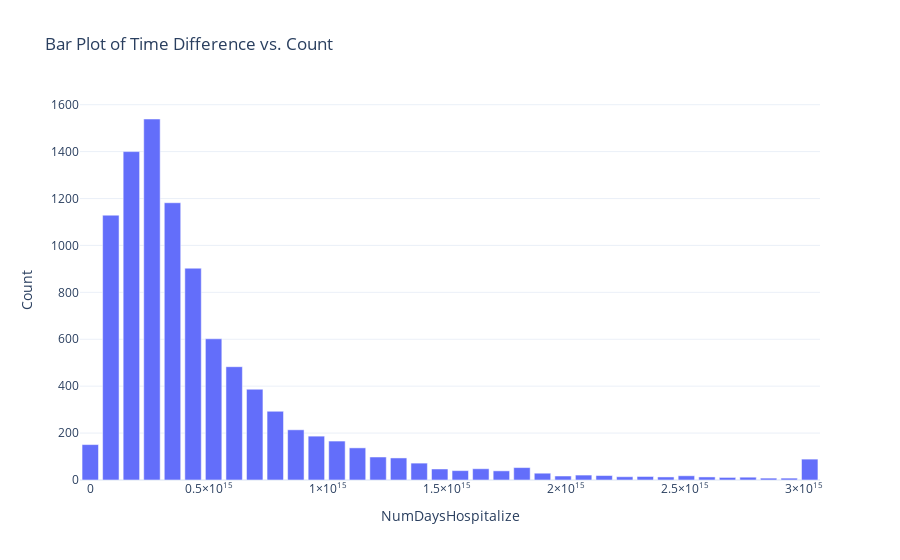

Notebook cell for this chart:
### Code cell
import plotly.express as px

fig = px.bar(
    hospitalize,
    x="NumDaysHospitalize",
    y="count",
    labels={"time_diff_days": "Time Difference (Days)", "count": "Count"},
    title="Bar Plot of Time Difference vs. Count",
    template="plotly_white"
)
# fig = px.bar(hospitalize,x='NumDaysHospitalize',y='count', title='Bar Plot')
fig.show()

### Figure 1 — Plotly figure (JSON) as saved in the notebook; plotly's stock layout.template omitted (floating-point values rounded to 4 significant figures)
{"data": [{"alignmentgroup": "True", "hovertemplate": "NumDaysHospitalize=%{x}<br>Count=%{y}<extra></extra>", "legendgroup": "", "marker": {"color": "#636efa", "pattern": {"shape": ""}}, "name": "", "offsetgroup": "", "orientation": "v", "showlegend": false, "textposition": "auto", "type": "bar", "x": [0, 86400000000000, 172800000000000, 259200000000000, 345600000000000, 432000000000000, 518400000000000, 604800000000000, 691200000000000, 777600000000000, 864000000000000, 950400000000000, 1036800000000000, 1123200000000000, 1209600000000000, 1296000000000000, 1382400000000000, 1468800000000000, 1555200000000000, 1641600000000000, 1728000000000000, 1814400000000000, 1900800000000000, 1987200000000000, 2073600000000000, 2160000000000000, 2246400000000000, 2332800000000000, 2419200000000000, 2505600000000000, 2592000000000000, 2678400000000000, 2764800000000000, 2851200000000000, 2937600000000000, 3024000000000000], "xaxis": "x", "y": [151, 1129, 1400, 1539, 1182, 903, 602, 483, 387, 293, 214, 187, 166, 137, 98, 94, 72, 47, 40, 48, 39, 53, 29, 17, 21, 19, 14, 15, 13, 18, 13, 11, 12, 8, 8, 89], "yaxis": "y"}], "layout": {"barmode": "relative", "legend": {"tracegroupgap": 0}, "title": {"text": "Bar Plot of Time Difference vs. Count"}, "xaxis": {"anchor": "y", "domain": [0, 1], "title": {"text": "NumDaysHospitalize"}}, "yaxis": {"anchor": "x", "domain": [0, 1], "title": {"text": "Count"}}}}
